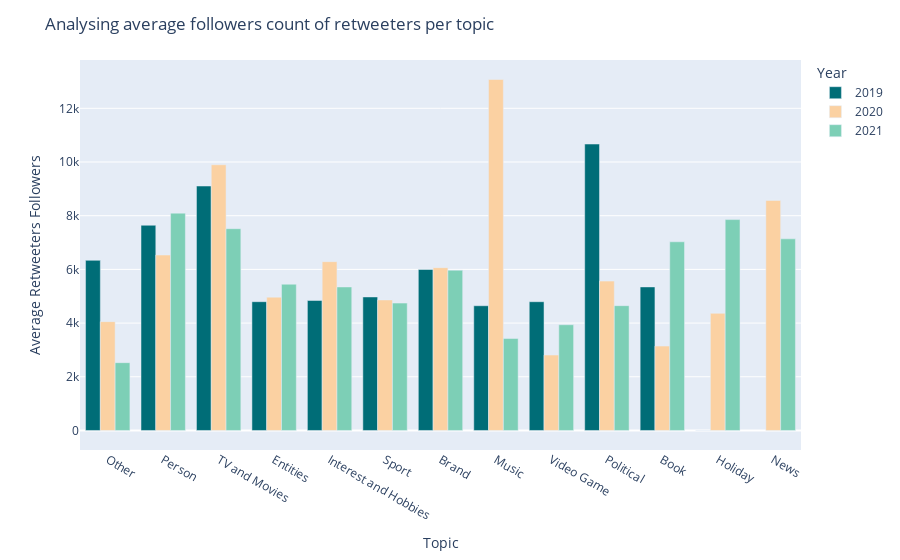

Notebook code for this chart:
### Markdown cell above
### Analysing average followers count of retweeters per topic

### Code cell
retweeters_info_chart(df_retweeters_chars, topics_categories, "Topic", 'Average Retweeters Followers', "Analysing average followers count of retweeters per topic", offline_charts)

### Figure 1 — Plotly figure (JSON) as saved in the notebook; plotly's stock layout.template omitted (floating-point values rounded to 4 significant figures)
{"data": [{"alignmentgroup": "True", "hovertemplate": "Year=2019<br>Topic=%{x}<br>Average Retweeters Followers=%{y}<extra></extra>", "legendgroup": "2019", "marker": {"color": "#006D77", "pattern": {"shape": ""}}, "name": "2019", "offsetgroup": "2019", "orientation": "v", "showlegend": true, "textposition": "auto", "x": ["Other", "Person", "TV and Movies", "Entities", "Interest and Hobbies", "Sport", "Brand", "Music", "Video Game", "Political", "Book", "Holiday"], "xaxis": "x", "y": [6338, 7644, 9105, 4797, 4842, 4974, 5996, 4646, 4796, 10669, 5347, -1], "yaxis": "y", "type": "bar"}, {"alignmentgroup": "True", "hovertemplate": "Year=2020<br>Topic=%{x}<br>Average Retweeters Followers=%{y}<extra></extra>", "legendgroup": "2020", "marker": {"color": "#FBD1A2", "pattern": {"shape": ""}}, "name": "2020", "offsetgroup": "2020", "orientation": "v", "showlegend": true, "textposition": "auto", "x": ["Brand", "Holiday", "Person", "Interest and Hobbies", "Sport", "TV and Movies", "Other", "Video Game", "Entities", "Political", "Music", "Book", "News"], "xaxis": "x", "y": [6064, 4363, 6535, 6287, 4862, 9898, 4054, 2809, 4966, 5563, 13073, 3144, 8568], "yaxis": "y", "type": "bar"}, {"alignmentgroup": "True", "hovertemplate": "Year=2021<br>Topic=%{x}<br>Average Retweeters Followers=%{y}<extra></extra>", "legendgroup": "2021", "marker": {"color": "#7DCFB6", "pattern": {"shape": ""}}, "name": "2021", "offsetgroup": "2021", "orientation": "v", "showlegend": true, "textposition": "auto", "x": ["Holiday", "Brand", "Interest and Hobbies", "TV and Movies", "Person", "News", "Entities", "Music", "Other", "Video Game", "Sport", "Book", "Political"], "xaxis": "x", "y": [7855, 5970, 5346, 7516, 8095, 7138, 5448, 3425, 2526, 3938, 4745, 7028, 4649], "yaxis": "y", "type": "bar"}], "layout": {"xaxis": {"anchor": "y", "domain": [0.0, 1.0], "title": {"text": "Topic"}, "categoryorder": "array", "categoryarray": ["Other", "Person", "TV and Movies", "Entities", "Interest and Hobbies", "Sport", "Brand", "Music", "Video Game", "Political", "Book", "Holiday", "News"]}, "yaxis": {"anchor": "x", "domain": [0.0, 1.0], "title": {"text": "Average Retweeters Followers"}}, "legend": {"title": {"text": "Year"}, "tracegroupgap": 0}, "margin": {"t": 60}, "barmode": "group", "title": {"text": "Analysing average followers count of retweeters per topic"}}}
